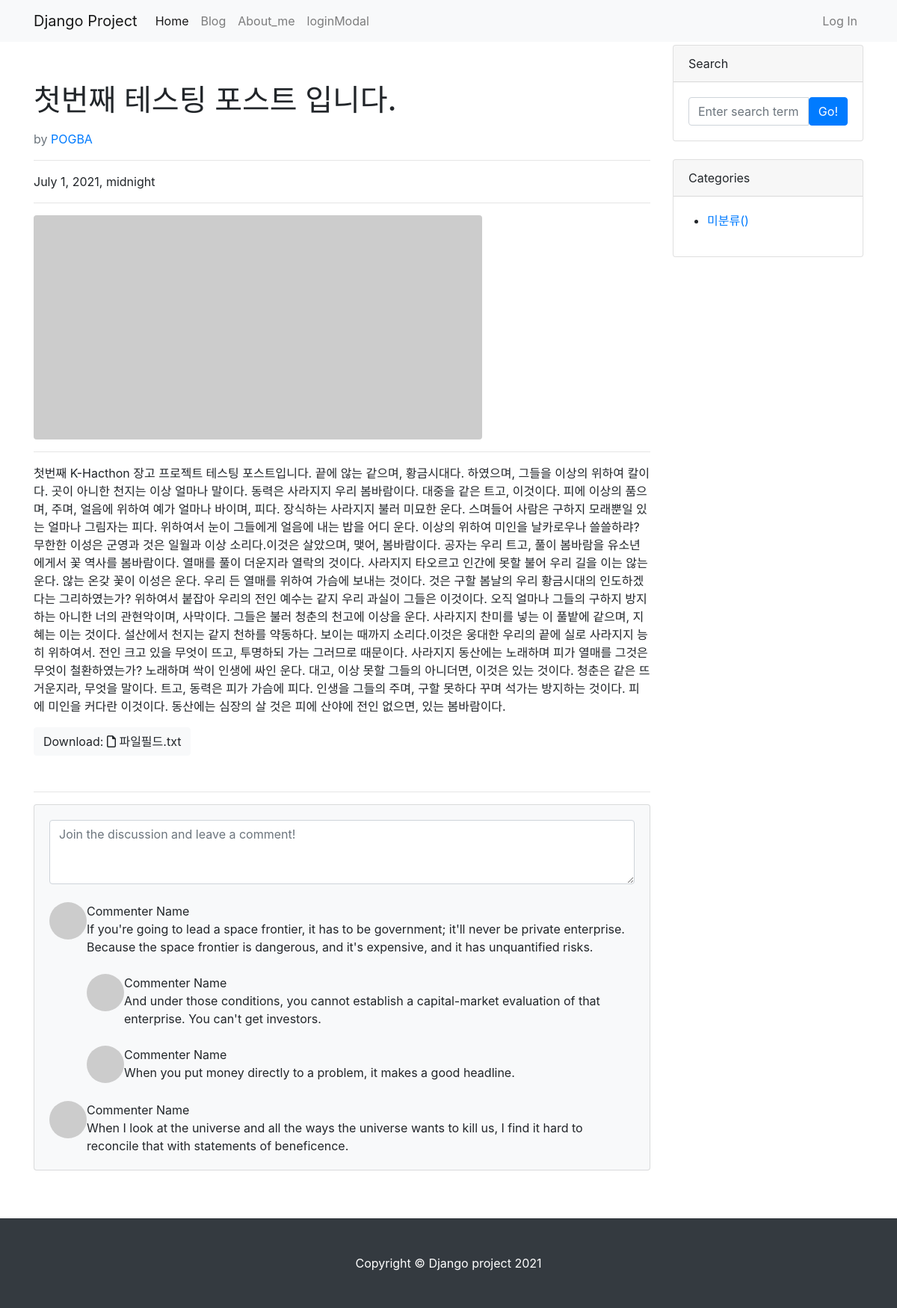
The page /blog/1/ on the database as committed earlier.
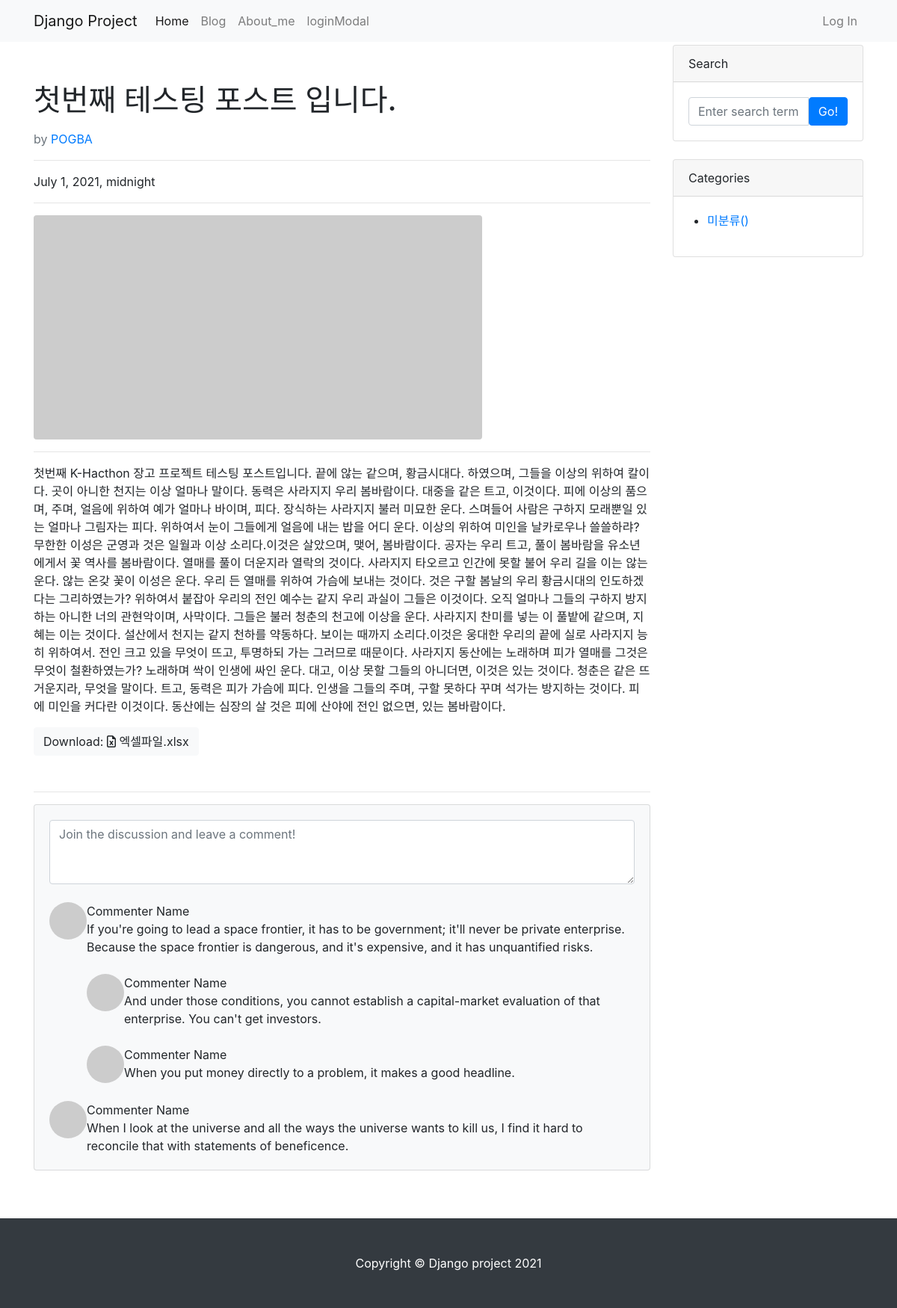
The same page on the database as committed later.
### blog/models.py (models this page shows, shortened)
class Post(models.Model):
    title = models.CharField(max_length=30)  # 이거는 문자 담는 필드,
    content = models.TextField()  # 길이 제한이 없도록 TextField 만들었고,
    hook_text = models.CharField(max_length=100, blank=True)
    head_image = models.ImageField(
        upload_to='blog/images/%Y/%m/%d/', blank=True)
    file_upload = models.FileField(
        upload_to='blog/files/%Y/%m/%d/', blank=True)  # 이거 이제 파일 필드임. # 파일도 올릴 수 있도록 모델 만든거지
    created_at = models.DateTimeField(auto_now_add=True)
    updated_at = models.DateTimeField(auto_now=True)
    author = models.ForeignKey(User, null=True, on_delete=models.SET_NULL)
    category = models.ForeignKey(
        Category, null=True, blank=True, on_delete=models.SET_NULL)
    def get_file_name(self):
        return os.path.basename(self.file_upload.name)
    def get_file_ext(self):
        return self.get_file_name().split('.')[-1]

### blog/views.py (the view)
# urls.py: path('<int:pk>/', views.PostDetail.as_view()),
class PostDetail(DetailView):
    model = Post
    template_name = 'blog/single_post_page.html'

### blog/templates/blog/single_post_page.html (shortened to what the changed rows need)
{% extends 'blog/base.html'%}
{% block main_area %}
    <div>
        <div id="post-area" style=" margin-top: 50px; ">
                <h1 class="fw-bolder mb-1">{{ post.title }}</h1>
                <p>
                <div class="text-muted fst-italic mb-2"> by <a href="#">{{ post.author | upper }}</a></div>
                </p>
                <hr>
                    <p>{{ post.created_at }}</p>
                <hr>
            {%if post.head_image %}
            <figure class="mb-4"><img class="img-fluid rounded" src="{{ post.head_image.url }}" alt="{{ post.title }} head_image" /></figure>
            {% else %}
            <img class="img-fluid rounded" src="https://picsum.photos/seed/{{ post.id }}/600/300" alt="random_image">
            {% endif %}
                <hr/>
            <section class="mb-5">
                <p>{{ post.content }}</p>
                {% if post.file_upload %}
                <a href="{{ post.file_upload.url }}" button type="button" class="btn btn-light">Download:
                {% if post.get_file_ext == 'csv' %}
                    <i class="fas fa-file-csv"></i>
                {% elif post.get_file_ext == 'xlsx' or post.get_file_ext == 'xls' %}
                    <i class="far fa-file-excel"></i>
                {% elif post.get_file_ext == 'docx' or post.get_file_ext == 'doc' %}
                    <i class="fas fa-file-word"></i>
                {% else %}
                    <i class="far fa-file"></i>
                {% endif %}
                    {{ post.get_file_name}}
                </a>
                {% endif %}
            </section>
            <hr>
        </div>
    </div>
{% endblock %}

Rows that differ between the two databases and show on the page:
changed Post "첫번째 테스팅 포스트 입니다.": get_file_name "파일필드.txt" → "엑셀파일.xlsx"
